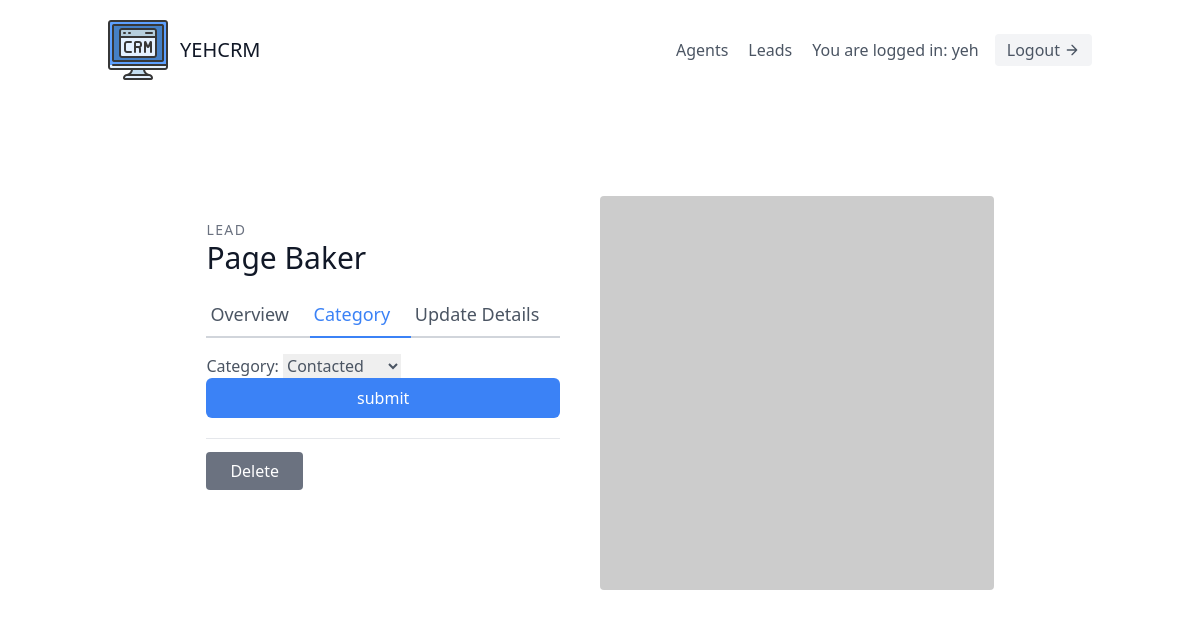
The page /leads/1/category/ (signed in) on the database as committed earlier.
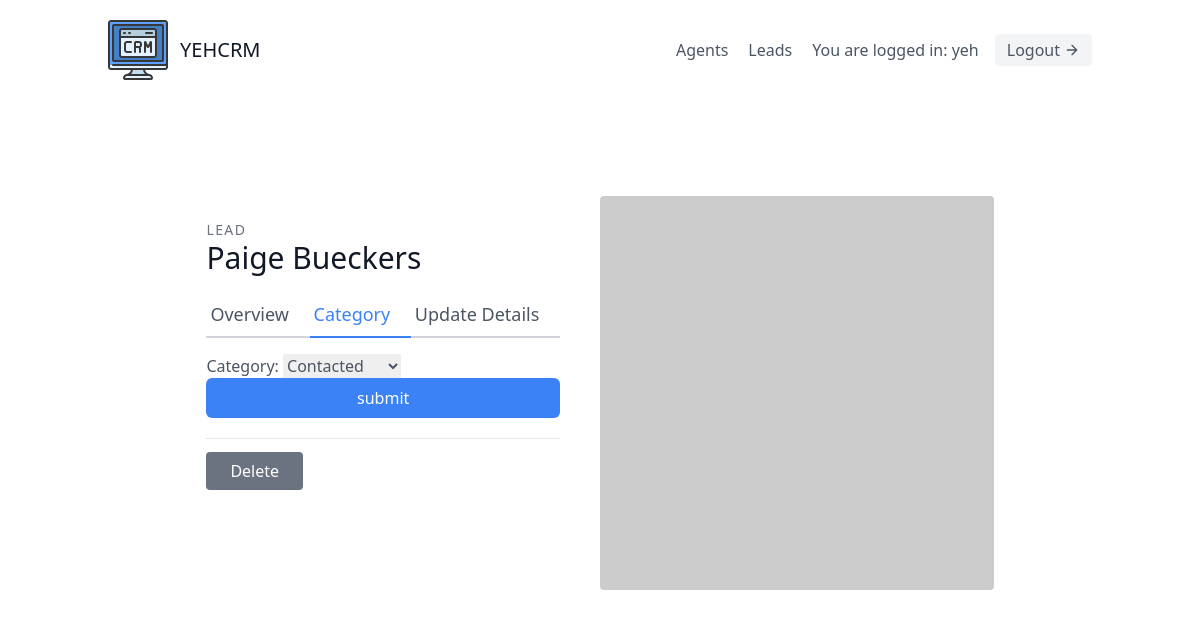
The same page on the database as committed later.
### leads/models.py (models this page shows, shortened)
class User(AbstractUser):
    is_organizor = models.BooleanField(default=True)
    is_agent = models.BooleanField(default=False)

class Lead(models.Model):
    first_name = models.CharField(max_length=20)
    last_name = models.CharField(max_length=20)
    age = models.IntegerField(default=0)
    organization = models.ForeignKey(UserProfile,on_delete=models.CASCADE)
    agent = models.ForeignKey("Agent",related_name='leads',null=True,blank=True,on_delete = models.SET_NULL)
    category = models.ForeignKey("Category",related_name='leads',null=True,blank=True,on_delete = models.SET_NULL)
    description = models.TextField()
    date_added = models.DateTimeField(auto_now_add=True)
    phone_number = models.CharField(max_length=20)
    email = models.EmailField()

### leads/views.py (the view, shortened to what this page needs)
# urls.py: path('<int:pk>/category/',LeadCategoryUpdateView.as_view(),name='lead-category-update'),
class LeadCategoryUpdateView(LoginRequiredMixin,UpdateView):
    template_name = "leads/lead_catogory_update.html"
    form_class = LeadCategoryUpdateForm
    def get_queryset(self):
        user = self.request.user
        if user.is_organizor:
            queryset = Lead.objects.filter(
                organization = user.userprofile
            )
        else:
            queryset = Lead.objects.filter(
                organization = user.agent.organization
            )
        return queryset

### leads/forms.py
class LeadCategoryUpdateForm(forms.ModelForm):
    class Meta:
        model = Lead
        fields=(
            'category',
        )

### leads/models.py (called while the page is built)
    def __str__(self):
        return self.name

### leads/templates/leads/lead_catogory_update.html (shortened to what this page needs)
{% extends "base.html" %}
{% load tailwind_filters %}
{% block content %}
<section class="text-gray-600 body-font overflow-hidden">
  <div class="container px-5 py-24 mx-auto">
    <div class="lg:w-4/5 mx-auto flex flex-wrap">
      <div class="lg:w-1/2 w-full lg:pr-10 lg:py-6 mb-6 lg:mb-0">
        <h2 class="text-sm title-font text-gray-500 tracking-widest">
            LEAD
        </h2>
        <h1 class="text-gray-900 text-3xl title-font font-medium mb-4">
            {{lead.first_name}} {{lead.last_name}}
        </h1>
        <div class="flex mb-4">
          <a href="{% url 'leads:lead-detail' lead.pk %}"class="flex-grow border-b-2 border-gray-300 py-2 text-lg px-1">
            Overview
          </a>
          <a href="{% url 'leads:lead-category-update' lead.pk %}"class="flex-grow text-blue-500 border-b-2 border-blue-500 py-2 text-lg px-1">
            Category
          </a>
          <a href="{% url 'leads:lead-update' lead.pk%}"class="flex-grow border-b-2 border-gray-300 py-2 text-lg px-1">
            Update Details
          </a>
        </div>
        <form method="post">
            {{ form|crispy }}
            <button class="w-full text-white bg-blue-500 hover:bg-blue-600 px-3 py-2 rounded-md">submit</button>
        </form>
        <div class="mt-5 py-5 border-t border-gray-200">
          <a href="{% url 'leads:lead-delete' lead.pk%}"class="w-1/3 text-white bg-gray-500 border-0 py-2 px-6 focus:outline-none hover:bg-blue-600 rounded">
              Delete
          </a>
        </div>
      </div>
      <img alt="ecommerce" class="lg:w-1/2 w-full lg:h-auto h-64 object-cover object-center rounded" src="https://dummyimage.com/400x400">
    </div>
  </div>
</section>
{% endblock content %}

### templates/base.html (shortened to what this page needs)
{% load static %}
<!DOCTYPE html>
<html lang="en">
<head>
    <script src="https://cdn.tailwindcss.com"></script>
    <link href="{% static 'css/style.css' %}" rel="stylesheet"/>
</head>
<body>
    <div class="max-w-7xl mx-auto">
        {% include "navbar.html" %}
        {% block content %}
        {% endblock content %}

### templates/navbar.html (shortened to what this page needs)
{% load static %}
<header class="text-gray-600 body-font">
  <div class="container mx-auto flex flex-wrap p-5 flex-col md:flex-row items-center">
    <a href="{% url 'landing-page'%}"class="flex title-font font-medium items-center text-gray-900 mb-4 md:mb-0">
      <img src="{% static 'images/Logo_CRM.svg' %}"/>
      <span class="ml-3 text-xl">YEHCRM</span>
    </a>
    <nav class="md:ml-auto flex flex-wrap items-center text-base justify-center">
        {% if not request.user.is_authenticated %}
          <a href="{% url 'signup' %}" class="mr-5 hover:text-gray-900">Sign up</a>
        {% else %}
          {% if request.user.is_organizor %}
            <a href="{% url 'agents:agent-list' %}" class="mr-5 hover:text-gray-900">Agents</a>
          {% endif %}
          <a href="{% url 'leads:lead-list' %}" class="mr-5 hover:text-gray-900">Leads</a>
        {% endif %}
    </nav>
    {% if request.user.is_authenticated %}
      You are logged in: {{request.user.username}}
      <a href="{% url 'logout' %}" class="ml-4 inline-flex items-center bg-gray-100 border-0 py-1 px-3 focus:outline-none hover:bg-gray-200 rounded text-base mt-4 md:mt-0">
        Logout
        <svg fill="none" stroke="currentColor" stroke-linecap="round" stroke-linejoin="round" stroke-width="2" class="w-4 h-4 ml-1" viewBox="0 0 24 24">
          <path d="M5 12h14M12 5l7 7-7 7"></path>
        </svg>
      </a>
    {% endif %}
  </div>
</header>

Rows that differ between the two databases and show on the page:
changed Lead "Contacted": first_name "Page" → "Paige"; last_name "Baker" → "Bueckers"
